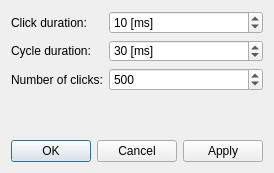
<?xml version="1.0" encoding="UTF-8"?>
<ui version="4.0">
 <class>DialogToneBurst</class>
 <widget class="QDialog" name="DialogToneBurst">
  <property name="geometry">
   <rect>
    <x>0</x>
    <y>0</y>
    <width>270</width>
    <height>173</height>
   </rect>
  </property>
  <property name="windowTitle">
   <string>Tone burst setup</string>
  </property>
  <property name="windowIcon">
   <iconset theme="QIcon::ThemeIcon::AudioVolumeHigh"/>
  </property>
  <layout class="QVBoxLayout" name="verticalLayout">
   <item>
    <layout class="QFormLayout" name="formCLick">
     <item row="1" column="0">
      <widget class="QLabel" name="labelClickDuration">
       <property name="text">
        <string>Click duration:</string>
       </property>
      </widget>
     </item>
     <item row="1" column="1">
      <widget class="QSpinBox" name="spinClickDuration">
       <property name="suffix">
        <string> [ms]</string>
       </property>
       <property name="value">
        <number>10</number>
       </property>
      </widget>
     </item>
     <item row="2" column="0">
      <widget class="QLabel" name="labelCycleDuration">
       <property name="text">
        <string>Cycle duration:</string>
       </property>
      </widget>
     </item>
     <item row="2" column="1">
      <widget class="QSpinBox" name="spinCycleDuration">
       <property name="styleSheet">
        <string notr="true">border-color: rgb(0, 0, 0);</string>
       </property>
       <property name="suffix">
        <string> [ms]</string>
       </property>
       <property name="value">
        <number>30</number>
       </property>
      </widget>
     </item>
     <item row="3" column="0">
      <widget class="QLabel" name="labelNClicks">
       <property name="text">
        <string>Number of clicks:</string>
       </property>
      </widget>
     </item>
     <item row="3" column="1">
      <widget class="QSpinBox" name="spinNClicks">
       <property name="minimum">
        <number>50</number>
       </property>
       <property name="maximum">
        <number>3000</number>
       </property>
       <property name="singleStep">
        <number>50</number>
       </property>
       <property name="value">
        <number>500</number>
       </property>
      </widget>
     </item>
    </layout>
   </item>
   <item>
    <widget class="QDialogButtonBox" name="buttonBox">
     <property name="orientation">
      <enum>Qt::Orientation::Horizontal</enum>
     </property>
     <property name="standardButtons">
      <set>QDialogButtonBox::StandardButton::Apply|QDialogButtonBox::StandardButton::Cancel|QDialogButtonBox::StandardButton::Ok</set>
     </property>
    </widget>
   </item>
  </layout>
 </widget>
 <resources/>
 <connections>
  <connection>
   <sender>buttonBox</sender>
   <signal>accepted()</signal>
   <receiver>DialogToneBurst</receiver>
   <slot>accept()</slot>
   <hints>
    <hint type="sourcelabel">
     <x>248</x>
     <y>254</y>
    </hint>
    <hint type="destinationlabel">
     <x>157</x>
     <y>274</y>
    </hint>
   </hints>
  </connection>
  <connection>
   <sender>buttonBox</sender>
   <signal>rejected()</signal>
   <receiver>DialogToneBurst</receiver>
   <slot>reject()</slot>
   <hints>
    <hint type="sourcelabel">
     <x>316</x>
     <y>260</y>
    </hint>
    <hint type="destinationlabel">
     <x>286</x>
     <y>274</y>
    </hint>
   </hints>
  </connection>
 </connections>
</ui>
